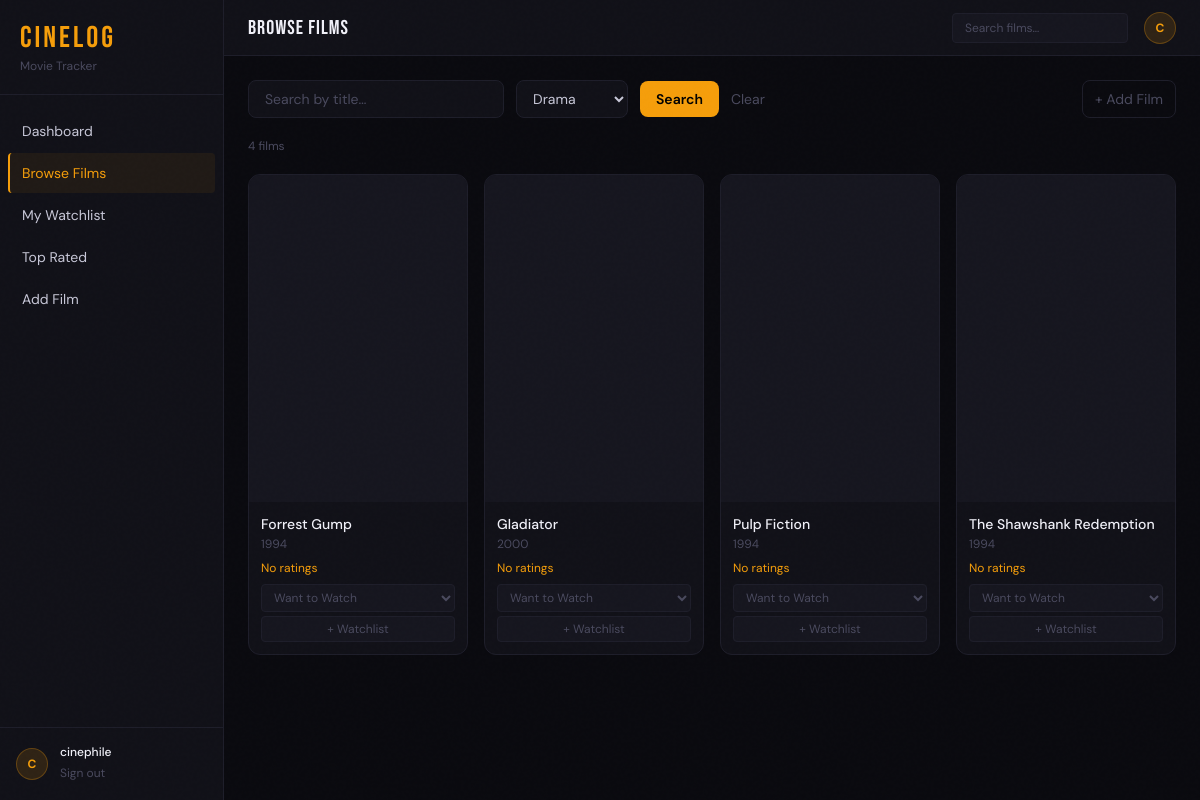
The app's page /movies.php?genre=Drama (signed in) with its own data.
### tables this page shows
CREATE TABLE Movies (
    movie_id        INT AUTO_INCREMENT PRIMARY KEY,
    title           VARCHAR(200) NOT NULL,
    release_year    YEAR,
    duration_mins   INT,
    language        VARCHAR(50),
    poster_url      VARCHAR(500),
    created_at      DATETIME DEFAULT CURRENT_TIMESTAMP
);

### includes/db.php (called while the page is built, shortened)
<?php
function db_connect()
{
    static $conn = null;
    if ($conn === null) {
        $conn = new mysqli(DB_HOST, DB_USER, DB_PASS, DB_NAME);
        $conn->set_charset('utf8mb4');
    }
    return $conn;
}
function get_param_types(array $params): string
{
    $types = '';
    foreach ($params as $param) {
        if (is_int($param)) {
            $types .= 'i';
        } elseif (is_float($param)) {
            $types .= 'd';
        } else {
            $types .= 's';
        }
    }
    return $types;
}
function ref_values(array &$arr): array
{
    $refs = [];
    foreach ($arr as $key => $value) {
        $refs[$key] = &$arr[$key];
    }
    return $refs;
}
function db_prepare(string $sql, array $params = [])
{
    $conn = db_connect();
    $stmt = $conn->prepare($sql);
    if (!empty($params)) {
        $types = get_param_types($params);
        call_user_func_array([$stmt, 'bind_param'], array_merge([$types], ref_values($params)));
    }
    return $stmt;
}
function db_fetch_all(string $sql, array $params = []): array
{
    $stmt = db_prepare($sql, $params);
    $stmt->execute();
    $result = $stmt->get_result();
    $rows = $result->fetch_all(MYSQLI_ASSOC);
    return $rows ?: [];
}

### movies.php (the view, shortened to what this page needs)
<?php
$q = trim($_GET['q'] ?? '');
$genre = trim($_GET['genre'] ?? '');
$params = [$_SESSION['user_id']];
$sql = "SELECT DISTINCT m.movie_id, m.title, m.release_year, m.duration_mins, m.language, m.poster_url, ROUND(AVG(r.score),1) AS avg_score, COUNT(DISTINCT r.rating_id) AS rating_count, w.status AS my_status FROM Movies m LEFT JOIN Ratings r ON r.movie_id = m.movie_id LEFT JOIN Watchlist w ON w.movie_id = m.movie_id AND w.user_id = ? LEFT JOIN MovieGenres mg ON mg.movie_id = m.movie_id LEFT JOIN Genres g ON g.genre_id = mg.genre_id WHERE 1=1";
if ($genre !== '') {
    $sql .= ' AND g.genre_name = ?';
    $params[] = $genre;
}
$sql .= ' GROUP BY m.movie_id ORDER BY m.title';
$movies = db_fetch_all($sql, $params);
$genres = db_fetch_all('SELECT genre_name FROM Genres ORDER BY genre_name');
include __DIR__ . '/partials/header.php';
?>
<div class="space-y-5" x-data="{ addModal: false, selectedMovie: null }">
  <div class="flex items-center gap-3">
    <form method="get" class="flex items-center gap-3 flex-1">
      <input name="q" value="<?= htmlspecialchars($q) ?>" placeholder="Search by title…"
             class="bg-[#111118] border border-[#1e1e2a] rounded-lg px-4 py-2 text-sm text-[#c8c8d8] placeholder-[#4a4a5e] focus:outline-none focus:border-[#f59e0b66] w-64 transition-colors" />
      <select name="genre"
              class="bg-[#111118] border border-[#1e1e2a] rounded-lg px-3 py-2 text-sm text-[#c8c8d8] focus:outline-none focus:border-[#f59e0b66] transition-colors">
        <?php foreach ($genres as $g): ?>
          <option value="<?= htmlspecialchars($g['genre_name']) ?>" <?= $g['genre_name'] === $genre ? 'selected' : '' ?>><?= htmlspecialchars($g['genre_name']) ?></option>
        <?php endforeach; ?>
      </select>
      <button type="submit" class="bg-[#f59e0b] hover:bg-[#d97706] text-black text-sm font-semibold px-4 py-2 rounded-lg transition-colors">Search</button>
      <?php if ($q !== '' || $genre !== ''): ?>
        <a href="movies.php" class="text-sm text-[#4a4a5e] hover:text-[#f59e0b] transition-colors">Clear</a>
      <?php endif; ?>
    </form>
    <a href="add_movie.php" class="flex items-center gap-2 text-sm text-[#4a4a5e] hover:text-[#f59e0b] transition-colors border border-[#1e1e2a] hover:border-[#f59e0b44] rounded-lg px-3 py-2">+ Add Film</a>
  </div>
  <p class="text-xs text-[#4a4a5e]"><?= count($movies) ?> film<?= count($movies) !== 1 ? 's' : '' ?></p>
  <?php if (count($movies)): ?>
    <div class="grid grid-cols-2 md:grid-cols-3 lg:grid-cols-4 xl:grid-cols-5 gap-4">
      <?php foreach ($movies as $m): ?>
        <div class="poster-hover bg-[#111118] border border-[#1e1e2a] rounded-xl overflow-hidden group">
          <a href="movie.php?id=<?= $m['movie_id'] ?>">
            <div class="aspect-[2/3] bg-[#16161f] flex items-center justify-center overflow-hidden">
            </div>
          </a>
          <div class="p-3">
            <a href="movie.php?id=<?= $m['movie_id'] ?>" class="text-sm font-medium text-[#f0f0f8] hover:text-[#f59e0b] transition-colors line-clamp-1 block"><?= htmlspecialchars($m['title']) ?></a>
            <p class="text-xs text-[#4a4a5e] mt-0.5"><?= $m['release_year'] ?: '—' ?></p>
            <div class="flex items-center justify-between mt-2">
              <span class="text-xs text-[#f59e0b]"><?= $m['avg_score'] ? '⭐ ' . htmlspecialchars($m['avg_score']) : 'No ratings' ?></span>
            </div>
            <form action="watchlist_add.php" method="post" class="mt-2">
              <select name="status" class="w-full bg-[#16161f] border border-[#1e1e2a] text-[#4a4a5e] text-xs rounded px-2 py-1 focus:outline-none focus:border-[#f59e0b44] mb-1">
                <option value="want_to_watch">Want to Watch</option>
              </select>
              <button type="submit" class="w-full bg-[#16161f] hover:bg-[#f59e0b22] border border-[#1e1e2a] hover:border-[#f59e0b44] text-[#4a4a5e] hover:text-[#f59e0b] text-xs py-1 rounded transition-colors">+ Watchlist</button>
            </form>
          </div>
        </div>
      <?php endforeach; ?>
    </div>
  <?php endif; ?>
</div>
<?php include __DIR__ . '/partials/footer.php'; ?>

### partials/header.php (style rules this page uses)
body { font-family: 'DM Sans', sans-serif; }
.film-grain::before { content:''; position:fixed; inset:0; pointer-events:none; z-index:999; opacity: 0.4; }
.poster-hover { transition: transform .2s ease, box-shadow .2s ease; }

### records on screen
movies: title "Forrest Gump", release_year "1994"
movies: title "Gladiator", release_year "2000"
movies: title "Pulp Fiction", release_year "1994"
movies: title "The Shawshank Redemption", release_year "1994"

### other values on screen
$link['label'] "Dashboard"
$link['label'] "Browse Films"
$link['label'] "My Watchlist"
$link['label'] "Top Rated"
$link['label'] "Add Film"
substr($user['username'] ?? 'U', 0, 1) "C"
$user['username'] "cinephile"
$pageHeading "Browse Films"
count($movies) "4"
form field genre "Drama"
